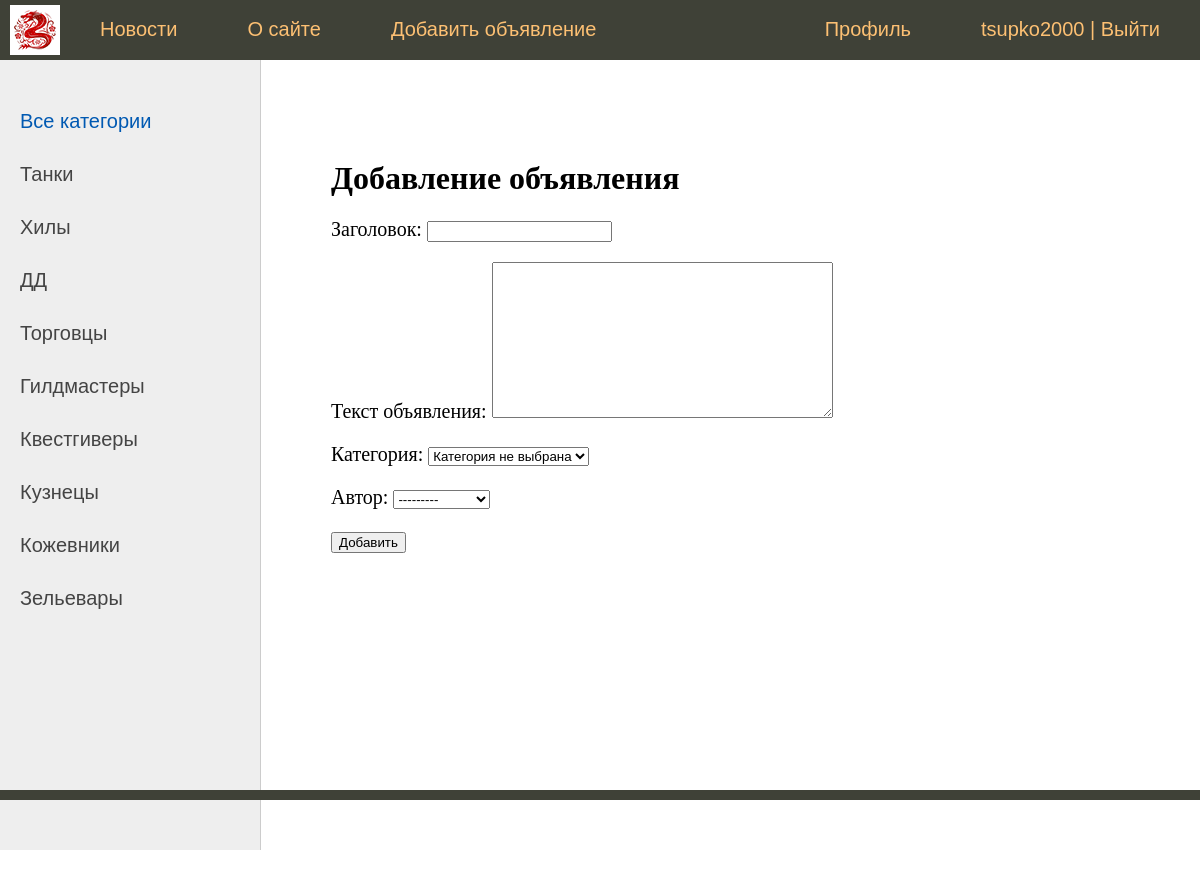
The page /addbulletin/ (signed in) on the database its author committed.
### board/models.py (models this page shows)
class Category(models.Model):
    name = models.CharField(max_length=63, unique=True, verbose_name='Имя категории')
    def __str__(self):
        return self.name.title()
    def get_absolute_url(self):
        return reverse('category', kwargs={'cat_id': self.pk})
    class Meta:
        verbose_name = 'Категория'
        verbose_name_plural = 'Категории'
        ordering = ['id']

### board/views.py (the view)
# urls.py: path('addbulletin/', AddBulletin.as_view(), name='add_bulletin'),
class AddBulletin(LoginRequiredMixin, DataMixin, CreateView):
    form_class = AddBulletinForm
    model = Bulletin
    template_name = 'board/addbulletin.html'
    login_url = reverse_lazy('login')
    raise_exception = True
    def get_context_data(self, *, object_list=None, **kwargs):
        context = super().get_context_data(**kwargs)
        c_def = self.get_user_context(title="Добавление объявления")
        return dict(list(context.items()) + list(c_def.items()))

### board/forms.py (shortened to what this page needs)
class AddBulletinForm(forms.ModelForm):
    def __init__(self, *args, **kwargs):
        super().__init__(*args, **kwargs)
        self.fields['cat'].empty_label = "Категория не выбрана"
    class Meta:
        model = Bulletin
        fields = ['title', 'content', 'cat',  'user']

### board/utils.py (called while the page is built)
    def get_user_context(self, **kwargs):
        context = kwargs
        cats = Category.objects.annotate(Count('bulletin'))
        user_menu = menu.copy()
        if not self.request.user.is_authenticated:
            user_menu.pop(2)
        context['menu'] = user_menu
        context['cats'] = cats
        if 'cat_selected' not in context:
            context['cat_selected'] = 0
        return context

### board/templates/board/addbulletin.html (shortened to what this page needs)
{% extends 'board/base.html' %}
{% block content %}
<h1>{{title}}</h1>
<form action="" method="post" enctype="multipart/form-data">
    {{ form.as_p }}
    <button type="submit">Добавить</button>
</form>
{% endblock %}

### board/templates/board/base.html (shortened to what this page needs)
{% load static %}
{% load board_tags %}
<!DOCTYPE html>
<html>
<head>
	<link type="text/css" href="{% static 'board/css/styles.css' %}" rel="stylesheet" />
</head>
<body>
<table class="table-page" border=0 cellpadding="0" cellspacing="0">
<tr><td valign=top>
{% block mainmenu %}
		<div class="header">
			<ul id="mainmenu" class="mainmenu">
			    <li class="logo"><a href="{% url 'home' %}"><div class="logo"></div></a></li>
{% for m in menu %}
			    <li><a href="{% url m.url_name %}">{{m.title}}</a></li>
{% endfor %}
				{% if request.user.is_authenticated %}
				    <li class="last"> {{user.username}} | <a href="/accounts/logout/">Выйти</a></li>
				    <li class="last"><a href="/accounts/profile/">Профиль</a></li>
				{% else %}
				    <li class="last"><a href="/accounts/signup/">Регистрация</a> | <a href="/accounts/login/">Войти</a></li>
				{% endif %}
			</ul>
		</div>
{% endblock mainmenu %}
<table class="table-content" border=0 cellpadding="0" cellspacing="0">
<tr>
<td valign="top" class="left-chapters">
	<ul id="leftchapters">
{% if cat_selected == 0 %}
		    <li class="selected">Все категории</li>
{% else %}
		    <li><a href="{% url 'home' %}">Все категории</a></li>
{% endif %}
{% for c in cats %}
    {% if c.bulletin__count > 0 %}
		{% if c.pk == cat_selected %}
		    <li class="selected">{{c.name}}</li>
		{% else %}
		    <li><a href="{{ c.get_absolute_url }}">{{c.name}}</a></li>
		{% endif %}
    {% endif %}
{% endfor %}
    </ul>
</td>
<td valign="top" class="content">
<div class="content-text">
{% block content %}
{% endblock %}
</div>
</td></tr></table>
</td></tr>
<tr><td valign=top>
	<div id="footer">
	</div>
</td></tr></table>
</body>
</html>

### board/static/board/css/styles.css (style rules this page uses)
html, body { font-family: 'Arial'; margin: 0; padding: 0; height: 100%; width: 100%; color: #444; }
a { color: #0059b2; text-decoration: none; }
.table-page { width: 100%; height: 100%; vertical-align: top; }
.table-page tr { height: 100%; }
.header { background: #3F4137; height: 60px; }
.logo { background: url('../images/logo.png') no-repeat 10px 5px; width: 70px; height: 60px; }
ul.mainmenu { list-style: none; margin: 0; padding: 0; height: 60px; color: #fdc073; font-size: 20px; overflow: hidden; }
ul.mainmenu li { float: left; margin: 18px 40px 0 30px; }
ul.mainmenu li.logo { margin: 0; }
ul.mainmenu li.last { float: right; }
ul.mainmenu li a { color: #fdc073; text-decoration: none; }
.table-content { width: 100%; min-height: 100%; height: 100%; }
.left-chapters { margin: 0; background: #eee; border-right: 1px solid #ccc; min-height: 100%; }
.left-chapters ul { width: 230px; min-height: 100%; margin: 0; padding: 20px 10px 10px 20px; list-style: none; font-size: 20px; }
.left-chapters ul li { margin: 30px 0 0 0; color: #999; }
.left-chapters ul li.selected { color: #0059b2; }
.left-chapters ul li a { color: #444; text-decoration: none; }
.content { padding: 40px 20px 20px 40px; width: 100%; box-sizing: border-box; }
.content-text { margin: 60px 0 0 30px; color: #000; font-size: 20px; font-family: Yandex Sans Display Light; }
.content-text h1 { font-size: 32px; }
#footer { box-sizing: border-box; background: #3F4137; padding: 5px; color: #aaa; font-size: 14px; font-family: Verdana, Geneva, Arial, Helvetica; text-align: left; overflow: hidden; }

### rows shown on the page
Category: name "Танки"
Category: name "Хилы"
Category: name "ДД"
Category: name "Торговцы"
Category: name "Гилдмастеры"
Category: name "Квестгиверы"
Category: name "Кузнецы"
Category: name "Кожевники"
Category: name "Зельевары"

### other values the page prints
{{ m.title }} "Новости" "О сайте" "Добавить объявление"
{{ user.username }} "tsupko2000"
{{ title }} "Добавление объявления"
